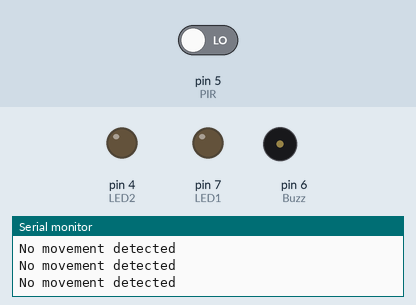
Simulated run of this sketch. Board: Arduino Uno, built with avr-gcc and run on an emulated ATmega328P. Parts: output pins drawn as LEDs (lit = HIGH), buzzer (waves = sounding), the last lines printed to the serial monitor. The inputs (shaded band) are chosen by the test bench; at power-on: pin 5 (PIR) LOW.

Above: at 1.2 s.
1.3 s: pin 5 (PIR) driven HIGH
At 2.7 s:
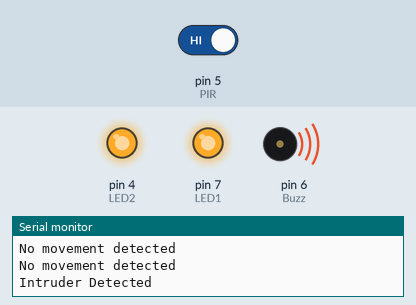
Timing chart, 0 to 4.3 s (numbered marks = the images above; inputs shaded):
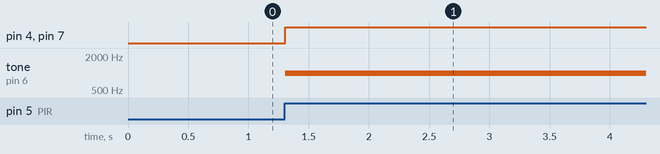

The sketch:

PASSIVE_INFRARED_PIR___led_buzz.ino
```cpp
#define PIR 5
#define Buzz 6
#define LED1 7
#define LED2 4

int val = 0; // initializing the value as zero

void setup()
{
    pinMode(Buzz, OUTPUT);
    pinMode(LED1, OUTPUT);
    pinMode(LED2, OUTPUT);
    pinMode(PIR, INPUT);
    Serial.begin(9600);
}

void loop()
{
    val = digitalRead(PIR);
    if (val == HIGH)
    {                             // movement detected
        digitalWrite(LED1, HIGH); // turn LED on
        digitalWrite(LED2, HIGH);
        tone(Buzz, 1000);                    // send 1KHz signal..
        delay(1000);                         // for 1 sec
        noTone(Buzz);                        // stop sound
        Serial.println("Intruder Detected"); // print this text in Serial monitor
    }
    else
    {
        digitalWrite(LED1, LOW);
        digitalWrite(LED2, LOW);
        digitalWrite(Buzz, LOW);
        Serial.println("No movement detected");
    }
}
```

Measured:
- after the input at 1.3 s, pin 4 (LED2), pin 7 (LED1): LOW → HIGH at once; tone on pin 6 (Buzz): silent → 1000 Hz at once
